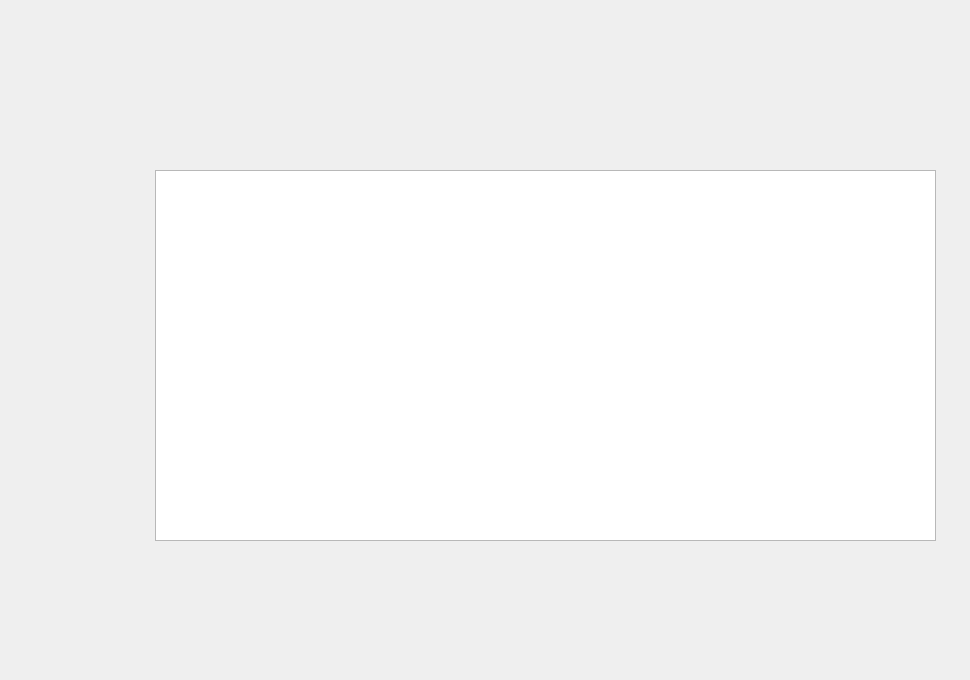
     <widget class="QWidget" name="widget_8">
      <property name="styleSheet">
       <string notr="true">background-image:url(:/affic-fourn)


</string>
      </property>
      <widget class="QTableView" name="tableView_2">
       <property name="geometry">
        <rect>
         <x>155</x>
         <y>170</y>
         <width>781</width>
         <height>371</height>
        </rect>
       </property>
       <property name="styleSheet">
        <string notr="true">QTableView{
background: #2F2F2F
};</string>
       </property>
      </widget>
      <widget class="QLineEdit" name="lineEdit_rechercheF">
       <property name="geometry">
        <rect>
         <x>80</x>
         <y>100</y>
         <width>241</width>
         <height>21</height>
        </rect>
       </property>
       <property name="styleSheet">
        <string notr="true">background:transparent;
border:none;</string>
       </property>
      </widget>
      <widget class="QPushButton" name="rechercheF">
       <property name="geometry">
        <rect>
         <x>320</x>
         <y>90</y>
         <width>41</width>
         <height>31</height>
        </rect>
       </property>
       <property name="styleSheet">
        <string notr="true">background:transparent;
border:none;
</string>
       </property>
       <property name="text">
        <string/>
       </property>
      </widget>
      <widget class="QPushButton" name="supprimerF">
       <property name="geometry">
        <rect>
         <x>580</x>
         <y>590</y>
         <width>221</width>
         <height>41</height>
        </rect>
       </property>
       <property name="styleSheet">
        <string notr="true">background:transparent;
border:none;
</string>
       </property>
       <property name="text">
        <string/>
       </property>
      </widget>
      <widget class="QPushButton" name="PrecFA">
       <property name="geometry">
        <rect>
         <x>880</x>
         <y>630</y>
         <width>81</width>
         <height>41</height>
        </rect>
       </property>
       <property name="styleSheet">
        <string notr="true">background:transparent;
border:none;
</string>
       </property>
       <property name="text">
        <string/>
       </property>
      </widget>
     </widget>
